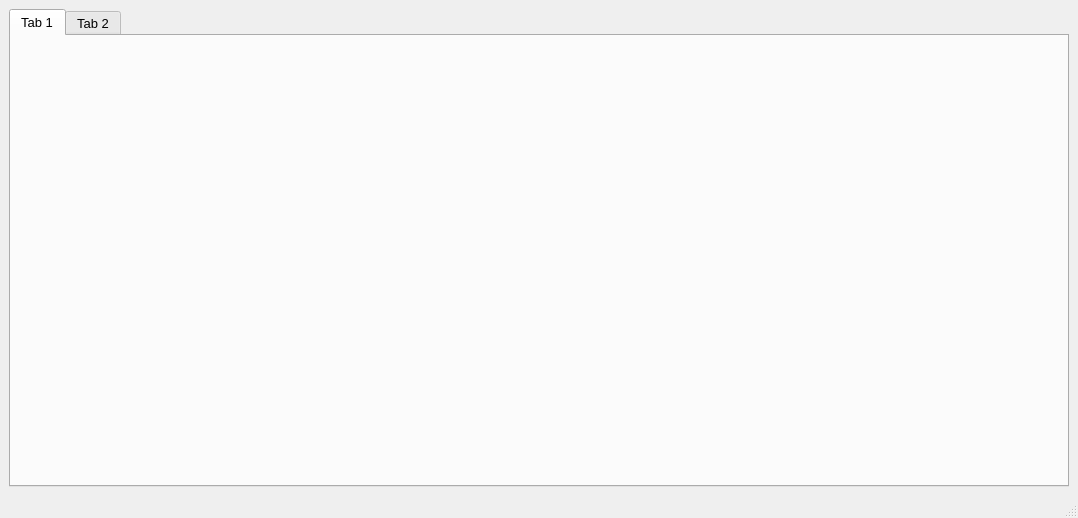
<?xml version="1.0" encoding="UTF-8"?>
<ui version="4.0">
 <class>MainWindow</class>
 <widget class="QMainWindow" name="MainWindow">
  <property name="geometry">
   <rect>
    <x>0</x>
    <y>0</y>
    <width>1078</width>
    <height>518</height>
   </rect>
  </property>
  <property name="font">
   <font>
    <family>Microsoft YaHei UI</family>
    <pointsize>10</pointsize>
   </font>
  </property>
  <property name="windowTitle">
   <string>MainWindow</string>
  </property>
  <widget class="QWidget" name="centralwidget">
   <layout class="QGridLayout" name="gridLayout">
    <item row="0" column="0">
     <widget class="QTabWidget" name="tabWidget">
      <property name="currentIndex">
       <number>0</number>
      </property>
      <property name="elideMode">
       <enum>Qt::ElideNone</enum>
      </property>
      <widget class="QWidget" name="tab">
       <attribute name="title">
        <string>Tab 1</string>
       </attribute>
      </widget>
      <widget class="QWidget" name="tab_2">
       <attribute name="title">
        <string>Tab 2</string>
       </attribute>
      </widget>
     </widget>
    </item>
   </layout>
  </widget>
  <widget class="QMenuBar" name="menubar">
   <property name="geometry">
    <rect>
     <x>0</x>
     <y>0</y>
     <width>1078</width>
     <height>36</height>
    </rect>
   </property>
  </widget>
  <widget class="QStatusBar" name="statusbar"/>
 </widget>
 <resources/>
 <connections/>
</ui>
